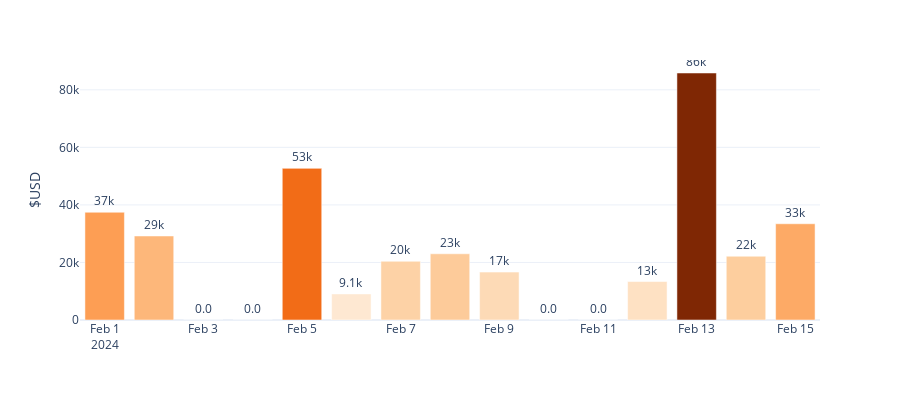

Notebook code for this chart:
### Code cell
### bar graph should populate if all is well

# level_2 = pd.read_sql('SELECT * FROM level_2;', con = engine)
level_2.date = pd.to_datetime(level_2.date)

px.bar(level_2[level_2.date>'2024-01-31'].set_index('date').groupby(pd.Grouper(freq='d'))['usd'].sum(),
        y='usd',
        template='plotly_white',
        labels={'usd':'$USD',
                'date':''},
        color='usd',
        width=900,
        color_continuous_scale='Oranges',
        text_auto=",.2s",
        height=400).update(layout_coloraxis_showscale=False).update_traces(textposition='outside')

### Figure 1 — Plotly figure (JSON) as saved in the notebook; plotly's stock layout.template omitted (floating-point values rounded to 4 significant figures)
{"data": [{"alignmentgroup": "True", "hovertemplate": "=%{x}<br>$USD=%{marker.color}<extra></extra>", "legendgroup": "", "marker": {"color": [37450.0, 29200.0, 0, 0, 52700.0, 9078.0, 20410.0, 23010.0, 16650.0, 0, 0, 13370.0, 85840.0, 22160.0, 33450.0], "coloraxis": "coloraxis", "pattern": {"shape": ""}}, "name": "", "offsetgroup": "", "orientation": "v", "showlegend": false, "textposition": "outside", "texttemplate": "%{y:,.2s}", "type": "bar", "x": ["2024-02-01T00:00:00", "2024-02-02T00:00:00", "2024-02-03T00:00:00", "2024-02-04T00:00:00", "2024-02-05T00:00:00", "2024-02-06T00:00:00", "2024-02-07T00:00:00", "2024-02-08T00:00:00", "2024-02-09T00:00:00", "2024-02-10T00:00:00", "2024-02-11T00:00:00", "2024-02-12T00:00:00", "2024-02-13T00:00:00", "2024-02-14T00:00:00", "2024-02-15T00:00:00"], "xaxis": "x", "y": [37450.0, 29200.0, 0, 0, 52700.0, 9078.0, 20410.0, 23010.0, 16650.0, 0, 0, 13370.0, 85840.0, 22160.0, 33450.0], "yaxis": "y"}], "layout": {"barmode": "relative", "coloraxis": {"colorbar": {"title": {"text": "$USD"}}, "colorscale": [[0, "rgb(255,245,235)"], [0.125, "rgb(254,230,206)"], [0.25, "rgb(253,208,162)"], [0.375, "rgb(253,174,107)"], [0.5, "rgb(253,141,60)"], [0.625, "rgb(241,105,19)"], [0.75, "rgb(217,72,1)"], [0.875, "rgb(166,54,3)"], [1, "rgb(127,39,4)"]], "showscale": false}, "height": 400, "legend": {"tracegroupgap": 0}, "margin": {"t": 60}, "width": 900, "xaxis": {"anchor": "y", "domain": [0, 1], "title": {"text": ""}}, "yaxis": {"anchor": "x", "domain": [0, 1], "title": {"text": "$USD"}}}}
